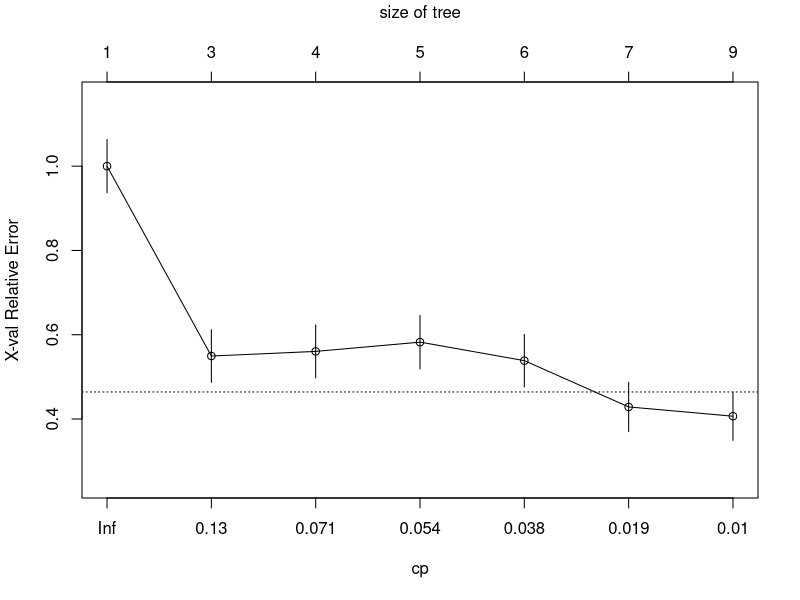
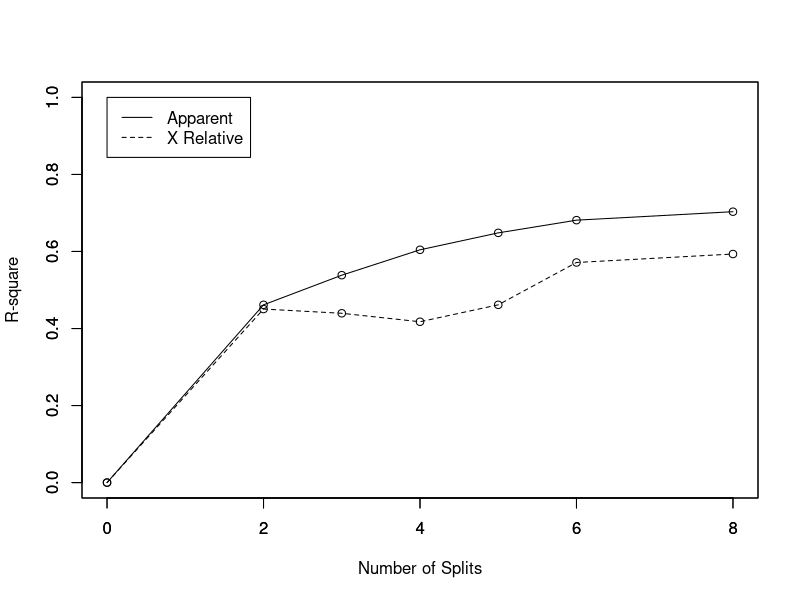
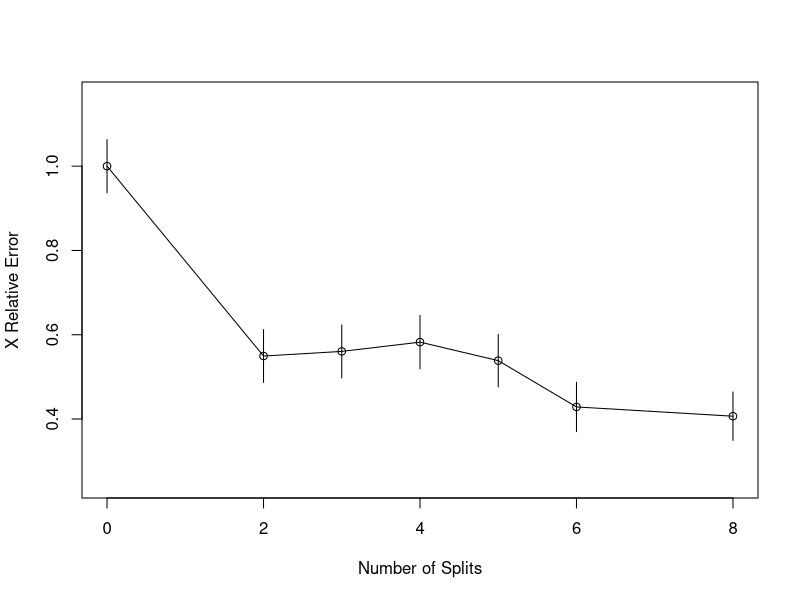
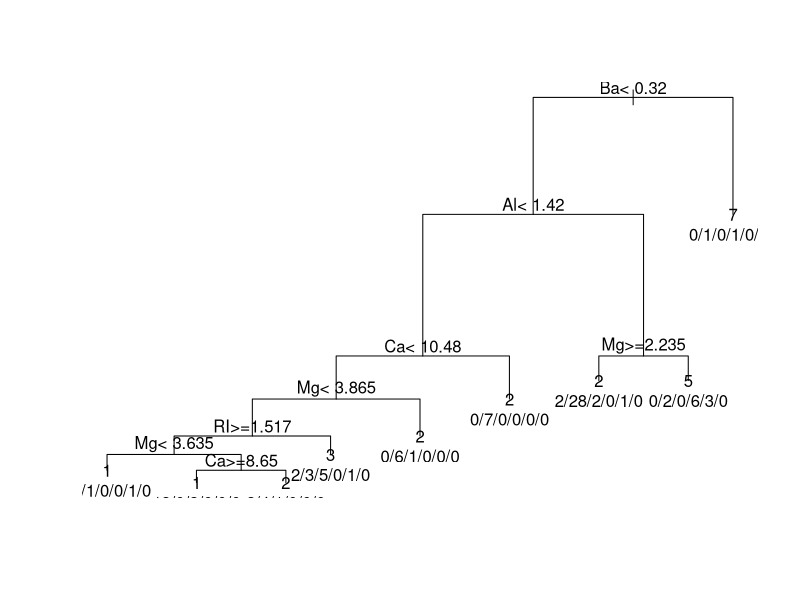
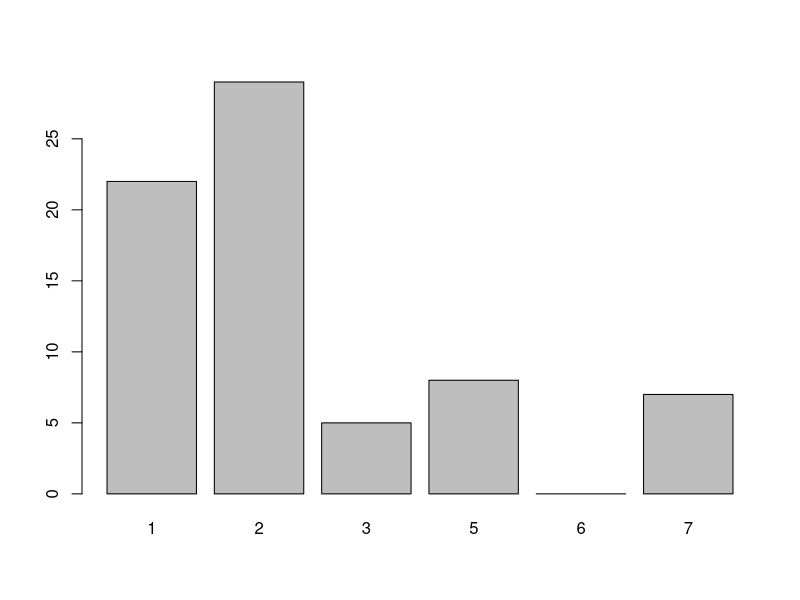

The R source for these figures, in order:
library(e1071)
library(rpart)
data(Glass, package="mlbench")
index <- 1:nrow(Glass)
testindex <- sample(index, trunc(length(index)/3))

### train-set split 2:1
testset <- Glass[testindex,]
trainset <- Glass[-testindex,]

rpart.model <- rpart(Type ~ ., data = trainset)
rpart.pred <- predict(rpart.model, testset[,-10], type = "class")
printcp(rpart.model)
plotcp(rpart.model)

rsq.rpart(rpart.model)
print(rpart.model)

plot(rpart.model,compress=TRUE)
text(rpart.model, use.n=TRUE)
plot(rpart.pred)



